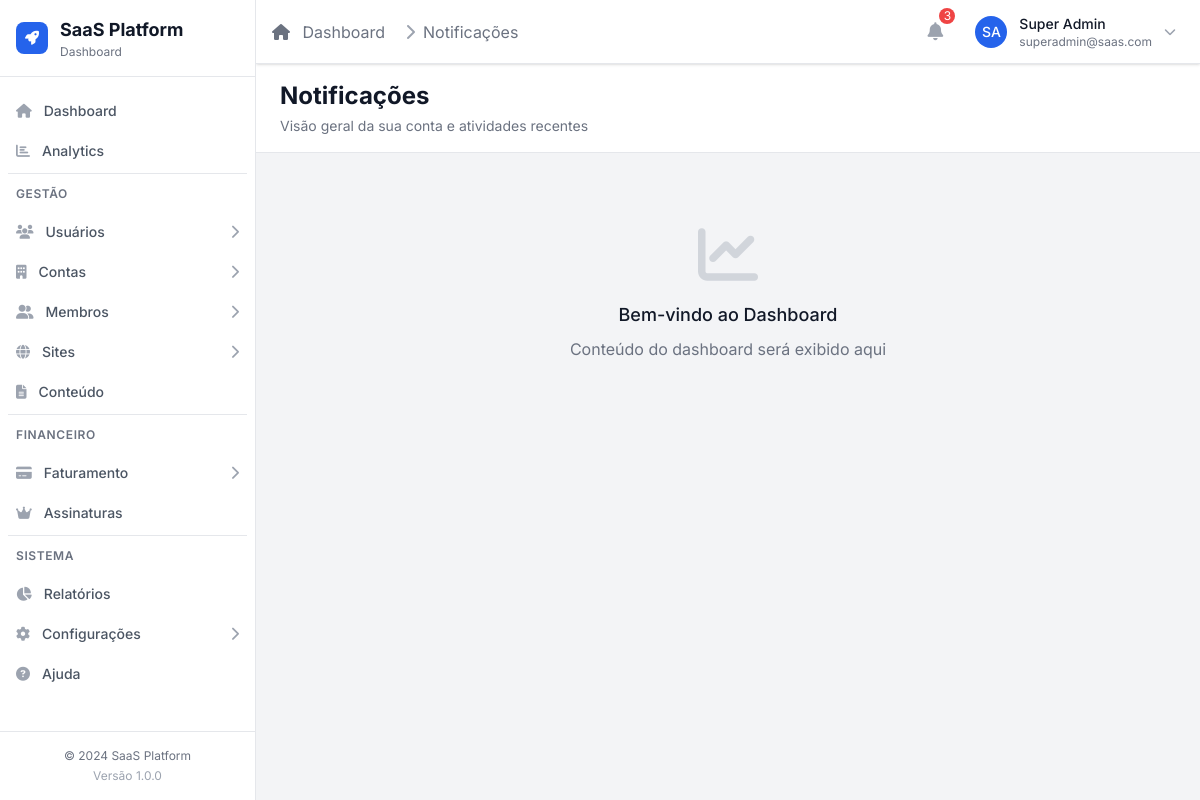
/user-panel/notifications/ (signed in), run on the app's committed database.
### users/models.py (models this page shows, shortened)
class User(AbstractUser):
    STATUS_CHOICES = [
        ('active', _('Ativo')),
        ('inactive', _('Inativo')),
        ('pending', _('Pendente')),
        ('suspended', _('Suspenso')),
    ]
    USER_TYPE_CHOICES = [
        ('user', _('Usuário Comum')),
        ('admin', _('Administrador')),
        ('superadmin', _('Super Administrador')),
    ]
    email = models.EmailField(_('Email'), unique=True)
    phone = models.CharField(_('Telefone'), max_length=20, blank=True, null=True)
    avatar = models.ImageField(
        _('Avatar'),
        upload_to='avatars/',
        blank=True,
        null=True,
        help_text=_('Imagem de perfil do usuário')
    )
    status = models.CharField(
        _('Status'),
        max_length=20,
        choices=STATUS_CHOICES,
        default='active'
    )
    user_type = models.CharField(
        _('Tipo de Usuário'),
        max_length=20,
        choices=USER_TYPE_CHOICES,
        default='user'
    )
    created_at = models.DateTimeField(_('Criado em'), auto_now_add=True)
    updated_at = models.DateTimeField(_('Atualizado em'), auto_now=True)
    last_login_ip = models.GenericIPAddressField(
        _('Último IP de login'),
        blank=True,
        null=True
    )
    email_verified = models.BooleanField(_('Email verificado'), default=False)
    phone_verified = models.BooleanField(_('Telefone verificado'), default=False)
    failed_login_attempts = models.PositiveIntegerField(
        _('Tentativas de login falhadas'),
        default=0
    )
    locked_until = models.DateTimeField(
        _('Bloqueado até'),
        blank=True,
        null=True
    )
    is_deleted = models.BooleanField(
        _('Deletado'),
        default=False,
        help_text=_('Indica se o usuário foi deletado (soft delete)')
    )
    deleted_at = models.DateTimeField(
        _('Deletado em'),
        blank=True,
        null=True
    )
    USERNAME_FIELD = 'email'
    REQUIRED_FIELDS = ['username', 'first_name', 'last_name']
    objects = UserManager()  # Manager padrão que filtra usuários não deletados
    all_objects = models.Manager()  # Manager que retorna todos os usuários
    class Meta:
        verbose_name = _('Usuário')
        verbose_name_plural = _('Usuários')
        ordering = ['-created_at']
    def get_full_name(self):
        return f"{self.first_name} {self.last_name}".strip() or self.username
    def delete(self, *args, **kwargs):
        """Override do delete padrão para usar soft delete"""
        self.soft_delete()

### user_panel/views.py (the view, shortened to what this page needs)
# urls.py: path('notifications/', views.notifications, name='notifications'),
@login_required
def notifications(request):
    user = request.user
    notifications_data = []
    recent_role_changes = AccountMembership.objects.filter(
        user=user,
        updated_at__gte=timezone.now() - timedelta(days=7)
    ).select_related('account').order_by('-updated_at')
    notifications_data.sort(key=lambda x: x['created_at'], reverse=True)
    context = {
        'notifications': notifications_data[:20],  # Últimas 20 notificações
    }
    return render(request, 'user_panel/notifications.html', context)

### users/models.py (called while the page is built)
    def get_queryset(self):
        return super().get_queryset().filter(is_deleted=False)

### templates/user_panel/notifications.html (shortened to what this page needs)
{% extends 'dashboard/base_dashboard.html' %}
{% load static %}
{% block page_title %}Notificações{% endblock %}
{% block breadcrumb %}
<nav class="flex" aria-label="Breadcrumb">
    <ol class="inline-flex items-center space-x-1 md:space-x-3">
        <li class="inline-flex items-center">
            <a href="{% url 'user_panel:dashboard' %}" class="text-gray-500 hover:text-gray-700 dark:text-gray-400 dark:hover:text-gray-200">
                <i class="fas fa-home mr-2"></i>
                Dashboard
            </a>
        </li>
        <li>
            <div class="flex items-center">
                <i class="fas fa-chevron-right text-gray-400 mx-2"></i>
                <span class="text-gray-500 dark:text-gray-400">Notificações</span>
            </div>
        </li>
    </ol>
</nav>
{% endblock %}

### templates/dashboard/base_dashboard.html (shortened to what this page needs)
{% extends 'base.html' %}
{% block content %}
<div class="h-screen flex overflow-hidden bg-gray-100 dark:bg-gray-900" x-data="{ sidebarOpen: false }">
    <div class="hidden md:flex md:flex-shrink-0">
        <div class="flex flex-col w-64">
            <div class="flex flex-col h-0 flex-1 bg-white dark:bg-gray-800 border-r border-gray-200 dark:border-gray-700">
                {% include 'dashboard/partials/sidebar_content.html' %}
            </div>
        </div>
    </div>
    <div class="flex flex-col w-0 flex-1 overflow-hidden">
        <div class="relative z-10 flex-shrink-0 flex h-16 bg-white dark:bg-gray-800 shadow border-b border-gray-200 dark:border-gray-700">
            <div class="flex-1 px-4 flex justify-between items-center">
                <div class="flex items-center space-x-4">
                    <nav class="hidden sm:flex" aria-label="Breadcrumb">
                        <ol class="flex items-center space-x-2">
                            {% block breadcrumb %}{% endblock %}
                        </ol>
                    </nav>
                </div>
                <div class="flex items-center space-x-4">
                    {% block top_actions %}
                        <div class="relative" x-data="{ open: false }">
                            <button @click="open = !open"
                                    class="p-2 text-gray-400 dark:text-gray-500 hover:text-gray-500 dark:hover:text-gray-400 focus:outline-none focus:ring-2 focus:ring-primary-500 rounded-full relative">
                                <i class="fas fa-bell text-lg"></i>
                                <span class="absolute -top-1 -right-1 h-4 w-4 bg-red-500 text-white text-xs rounded-full flex items-center justify-center">3</span>
                            </button>
                        </div>
                    {% endblock %}
                    <div class="relative" x-data="{ open: false }">
                        <button @click="open = !open"
                                class="flex items-center space-x-3 p-2 rounded-lg hover:bg-gray-50 dark:hover:bg-gray-700 focus:outline-none focus:ring-2 focus:ring-primary-500">
                            <div class="w-8 h-8 bg-primary-600 rounded-full flex items-center justify-center">
                                {% if user.avatar %}
                                    <img src="{{ user.avatar.url }}" alt="{{ user.get_full_name }}" class="w-8 h-8 rounded-full object-cover">
                                {% else %}
                                    <span class="text-white text-sm font-medium">{{ user.first_name|first|upper }}{{ user.last_name|first|upper }}</span>
                                {% endif %}
                            </div>
                            <div class="hidden sm:block text-left">
                                <p class="text-sm font-medium text-gray-900 dark:text-white">{{ user.get_full_name|default:user.username }}</p>
                                <p class="text-xs text-gray-500 dark:text-gray-400">{{ user.email }}</p>
                            </div>
                            <i class="fas fa-chevron-down text-gray-400 dark:text-gray-500 text-xs"></i>
                        </button>
                    </div>
                </div>
            </div>
        </div>
        <main class="flex-1 relative overflow-y-auto focus:outline-none">
            {% block page_header %}
                <div class="bg-white dark:bg-gray-800 border-b border-gray-200 dark:border-gray-700 px-4 py-4 sm:px-6">
                    <div class="flex items-center justify-between">
                        <div>
                            <h1 class="text-2xl font-bold text-gray-900 dark:text-white hidden sm:block">
                                {% block page_title %}Dashboard{% endblock %}
                            </h1>
                            {% block page_description %}
                                <p class="mt-1 text-sm text-gray-500 dark:text-gray-400 hidden sm:block">
                                    Visão geral da sua conta e atividades recentes
                                </p>
                            {% endblock %}
                        </div>
                    </div>
                </div>
            {% endblock %}
            <div class="px-4 py-6 sm:px-6">
                {% block dashboard_content %}
                    <div class="text-center py-12">
                        <i class="fas fa-chart-line text-6xl text-gray-300 mb-4"></i>
                        <h3 class="text-lg font-medium text-gray-900 mb-2">Bem-vindo ao Dashboard</h3>
                        <p class="text-gray-500">Conteúdo do dashboard será exibido aqui</p>
                    </div>
                {% endblock %}
            </div>
        </main>
    </div>
</div>
{% endblock %}

### data on the page
User: first_name|first "S", last_name|first "A", get_full_name "Super Admin", email "superadmin@saas.com"
